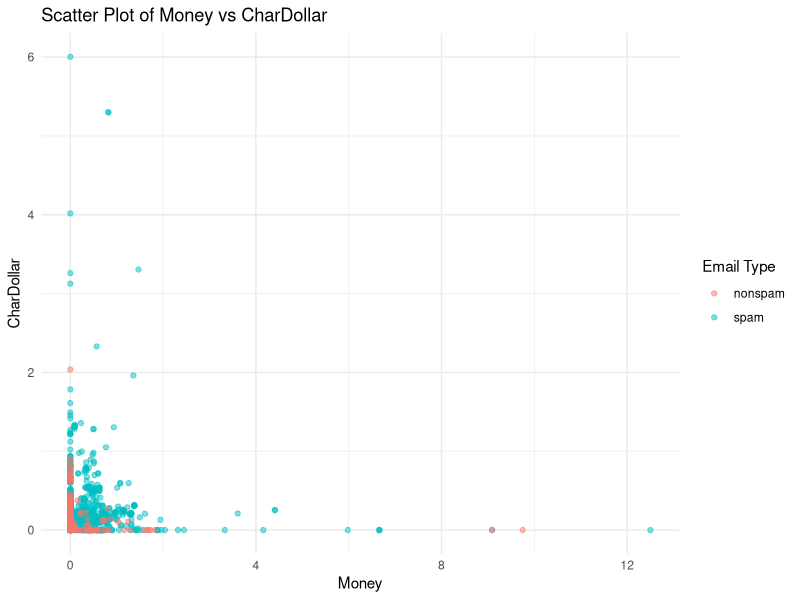

The R source for this figure:
# Load necessary libraries
library(kernlab)
library(ggplot2)

# Load the spam dataset
data(spam)

# Ensure 'type' is a factor
spam$type <- as.factor(spam$type)

# Scatter plot of 'money' vs 'charDollar' labeled by 'type'
ggplot(spam, aes(x = money, y = charDollar, color = type)) +
  geom_point(alpha = 0.5) +
  labs(title = "Scatter Plot of Money vs CharDollar",
       x = "Money",
       y = "CharDollar",
       color = "Email Type") +
  theme_minimal()

# Fit logistic regression model
fit <- glm(type ~ ., data = spam, family = binomial)

# Compute predictions
prob_pred <- predict(fit, type = "response")
logit_pred <- predict(fit, type = "link")

# Check expit transformation
expit <- function(x) 1 / (1 + exp(-x))
all.equal(expit(logit_pred), prob_pred)  # Should return TRUE

# Compute 95% confidence intervals using Normal approximation
conf_intervals <- confint.default(fit)
print(conf_intervals)

# Compute predicted probabilities
pred_prob <- predict(fit, type = "response")

# Compute summation for three covariates
sum_money <- sum(spam$money * (as.numeric(spam$type) - pred_prob))
sum_charDollar <- sum(spam$charDollar * (as.numeric(spam$type) - pred_prob))
sum_make <- sum(spam$make * (as.numeric(spam$type) - pred_prob))

# Print results
cat("Sum for 'money':", sum_money, "\n")
cat("Sum for 'charDollar':", sum_charDollar, "\n")
cat("Sum for 'make':", sum_make, "\n")

# Compute design matrix and variance-covariance matrix
design_mat <- model.matrix(fit)
predicted_probs <- predict(fit, type = "response")
W_mat <- diag(predicted_probs * (1 - predicted_probs))
V_mat <- solve(t(design_mat) %*% W_mat %*% design_mat)

# Select index for coefficient
idx_values <- c(2, 3, 4)  # Three different predictors

for (idx in idx_values) {
  manual_CI <- coef(fit)[idx] + c(-1, 1) * qnorm(0.975) * sqrt(V_mat[idx, idx])
  glm_CI <- confint.default(fit)[idx, ]
  
  cat("Manual 95% CI for Beta_", idx, ":", manual_CI, "\n")
  cat("confint.default() 95% CI for Beta_", idx, ":", glm_CI, "\n\n")
}

# Compute median feature values
x0 <- apply(model.matrix(fit), 2, quantile, p = 0.5)

# Compute linear predictor x0'
linear_pred <- sum(x0 * coef(fit))

# Compute predicted probability using expit function
predicted_prob <- expit(linear_pred)

# Print result
cat("Predicted probability of spam for median feature values:", predicted_prob, "\n")

# Compute variance of x0'
var_x0_beta <- as.numeric(t(x0) %*% V_mat %*% x0)
se_x0_beta <- sqrt(var_x0_beta)

# Compute 95% confidence interval for x0'
z_value <- qnorm(0.975)
ci_x0_beta <- linear_pred + c(-1, 1) * z_value * as.numeric(se_x0_beta)

# Compute confidence interval for the predicted probability
ci_pred_prob <- expit(ci_x0_beta)

# Print final result
cat("95% Confidence Interval for predicted probability:", ci_pred_prob, "\n")
